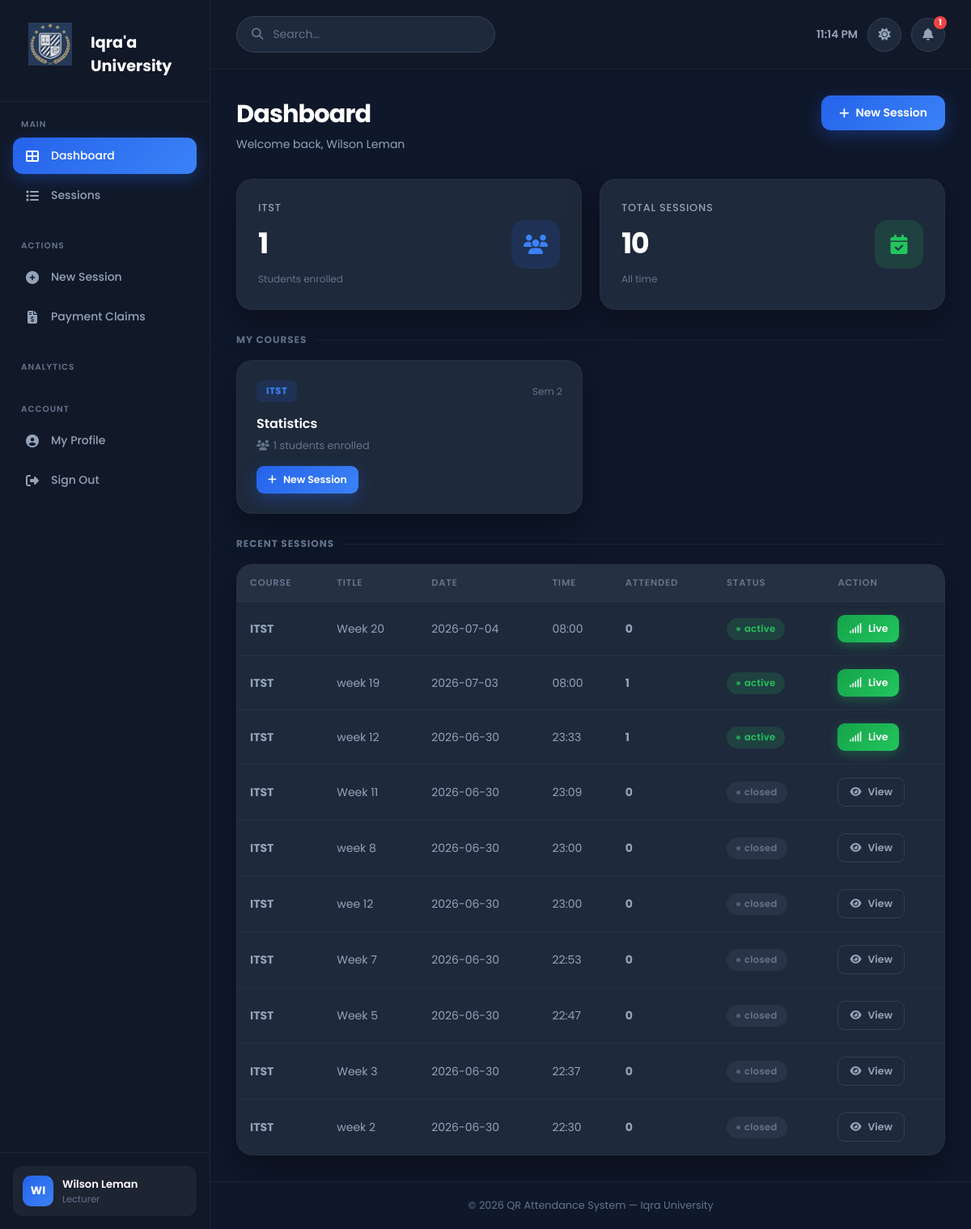
The page /lecturer/dashboard (signed in) on the database as committed earlier.
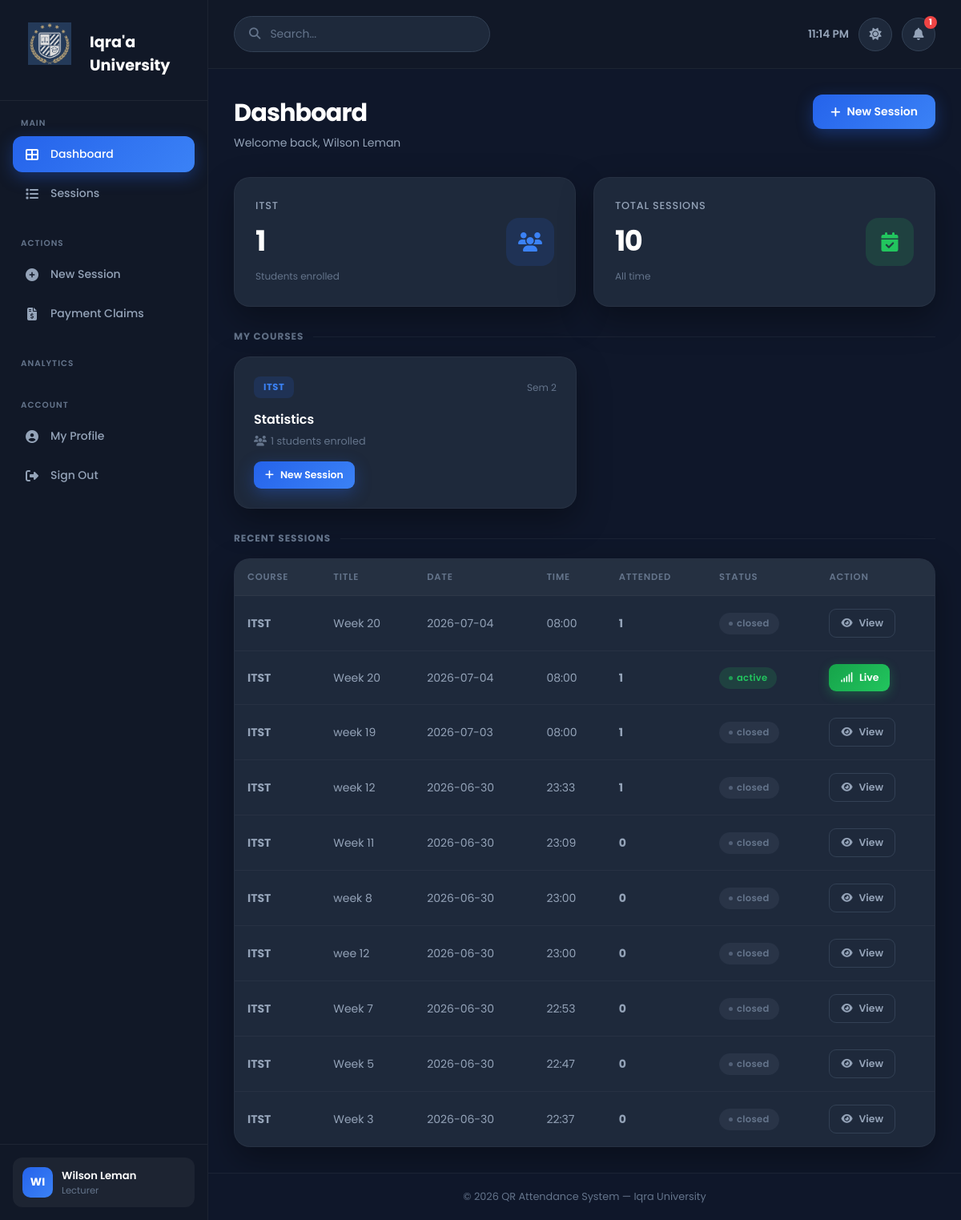
The same page on the database as committed later.
### tables this page shows
CREATE TABLE `courses` (
  `id` int(10) UNSIGNED NOT NULL,
  `department_id` int(10) UNSIGNED DEFAULT NULL,
  `lecturer_id` int(10) UNSIGNED DEFAULT NULL,
  `code` varchar(30) NOT NULL,
  `name` varchar(180) NOT NULL,
  `description` text DEFAULT NULL,
  `credit_hours` tinyint(3) UNSIGNED DEFAULT 3,
  `semester` tinyint(3) UNSIGNED DEFAULT NULL,
  `academic_year` varchar(10) DEFAULT NULL,
  `is_active` tinyint(1) NOT NULL DEFAULT 1,
  `created_at` timestamp NOT NULL DEFAULT current_timestamp()
);

CREATE TABLE `sessions` (
  `id` int(10) UNSIGNED NOT NULL,
  `course_id` int(10) UNSIGNED NOT NULL,
  `lecturer_id` int(10) UNSIGNED NOT NULL,
  `title` varchar(180) DEFAULT NULL,
  `session_date` date NOT NULL,
  `start_time` time NOT NULL,
  `end_time` time NOT NULL,
  `qr_token` varchar(64) NOT NULL,
  `qr_expires_at` timestamp NOT NULL DEFAULT '1999-12-31 22:00:00',
  `qr_image_path` varchar(255) DEFAULT NULL,
  `status` enum('pending','active','closed') NOT NULL DEFAULT 'pending',
  `created_at` timestamp NOT NULL DEFAULT current_timestamp()
);

### app/core/Controller.php (called while the page is built, shortened)
<?php
class Controller
{
    public function __construct()
    {
        $this->db = Database::getInstance();
    }
    protected function view(string $view, array $data = []): void
    {
        extract($data, EXTR_SKIP);
        $file = APP_PATH . "/views/{$view}.php";
        require APP_PATH . '/views/layouts/header.php';
        require $file;
        require APP_PATH . '/views/layouts/footer.php';
    }
}

### app/controllers/LecturerController.php (called while the page is built, shortened)
<?php
require_once APP_PATH . '/services/SessionService.php';
class LecturerController extends Controller
{
    private SessionService    $sessionService;
    private int               $lecturerId;
    public function __construct()
    {
        $this->sessionService    = new SessionService();
        $lecturer = $this->db->single(
            "SELECT id FROM lecturers WHERE user_id = ?",
            [Auth::id()]
        );
        $this->lecturerId = $lecturer['id'] ?? 0;
    }
    public function dashboard(): void
    {
        $sessions = $this->sessionService->getSessionsByLecturer($this->lecturerId, 10);
        $courses  = $this->db->all(
            "SELECT c.*, COUNT(e.id) AS enrolled_count
               FROM courses c
               LEFT JOIN enrollments e ON e.course_id = c.id
              WHERE c.lecturer_id = ? AND c.is_active = 1
              GROUP BY c.id",
            [$this->lecturerId]
        );
        $this->view('lecturer/dashboard', [
            'user'     => Auth::user(),
            'sessions' => $sessions,
            'courses'  => $courses,
            'flash'    => $this->getFlash(),
        ]);
    }
}

### public/index.php (called while the page is built, shortened)
<?php
require_once APP_PATH . '/core/Database.php';
require_once APP_PATH . '/core/Auth.php';
require_once APP_PATH . '/core/Controller.php';
require_once APP_PATH . '/core/Router.php';
$router = new Router();
$router->get( '/',         'AuthController@showLogin');
$router->get( '/login',    'AuthController@showLogin');
$router->post('/login',    'AuthController@login');
$router->get( '/register', 'AuthController@showRegister');
$router->post('/register', 'AuthController@register');
$router->get( '/logout',   'AuthController@logout');
$router->get( '/forgot-password', 'AuthController@showForgotPassword');
$router->post('/forgot-password', 'AuthController@forgotPassword');
$router->get( '/reset-password',  'AuthController@showResetPassword');
$router->post('/reset-password',  'AuthController@resetPassword');
$router->get( '/profile',        'ProfileController@edit',   ['auth']);
$router->post('/profile/update', 'ProfileController@update', ['auth']);
$router->get('/attend/:token', 'AttendanceController@scan');
$router->get( '/student/dashboard',              'StudentController@dashboard',        ['auth','role:student']);
$router->get( '/student/courses/:id',            'StudentController@courseDetail',     ['auth','role:student']);
$router->post('/student/confirm-attendance/:id', 'StudentController@confirmAttendance',['auth','role:student']);
$router->get( '/lecturer/dashboard',             'LecturerController@dashboard',          ['auth','role:lecturer']);
$router->get( '/lecturer/sessions',              'LecturerController@sessions',           ['auth','role:lecturer']);
$router->get( '/lecturer/sessions/create',       'LecturerController@createSessionForm',  ['auth','role:lecturer']);
$router->post('/lecturer/sessions/create',       'LecturerController@createSession',      ['auth','role:lecturer']);
$router->get( '/lecturer/sessions/:id/scan',     'LecturerController@scanView',           ['auth','role:lecturer']);
$router->post('/lecturer/sessions/:id/activate', 'LecturerController@activateSession',    ['auth','role:lecturer']);
$router->post('/lecturer/sessions/:id/close',    'LecturerController@closeSession',       ['auth','role:lecturer']);
$router->get( '/lecturer/sessions/:id/manual',   'LecturerController@manualAttendanceForm',['auth','role:lecturer']);
$router->post('/lecturer/sessions/:id/manual',   'LecturerController@manualAttendance',   ['auth','role:lecturer']);
$router->get( '/lecturer/claims',            'ClaimController@index',      ['auth','role:lecturer']);
$router->get( '/lecturer/claims/create',     'ClaimController@createForm', ['auth','role:lecturer']);
$router->post('/lecturer/claims/create',     'ClaimController@create',     ['auth','role:lecturer']);
$router->get( '/lecturer/claims/:id/print',  'ClaimController@printForm',  ['auth','role:lecturer']);
$router->post('/lecturer/claims/:id/submit', 'ClaimController@submit',     ['auth','role:lecturer']);
$router->get( '/lecturer/claims/:id',        'ClaimController@show',       ['auth','role:lecturer']);
$router->get( '/admin/dashboard',              'AdminController@dashboard',        ['auth','role:admin']);
$router->get( '/admin/users',                  'AdminController@users',            ['auth','role:admin']);
$router->get( '/admin/users/create',           'AdminController@createUserForm',   ['auth','role:admin']);
$router->post('/admin/users/create',           'AdminController@createUser',       ['auth','role:admin']);
$router->post('/admin/users/:id/toggle',       'AdminController@toggleUser',       ['auth','role:admin']);
$router->get( '/admin/courses',                'AdminController@courses',          ['auth','role:admin']);
$router->get( '/admin/courses/create',         'AdminController@createCourseForm', ['auth','role:admin']);
$router->post('/admin/courses/create',         'AdminController@createCourse',     ['auth','role:admin']);
$router->post('/admin/courses/:id/toggle',     'AdminController@toggleCourse',     ['auth','role:admin']);
$router->get( '/admin/courses/:id/enrollment', 'AdminController@enrollmentView',   ['auth','role:admin']);
$router->post('/admin/courses/:id/enroll',     'AdminController@enrollStudent',    ['auth','role:admin']);
$router->post('/admin/courses/:id/set-rep',    'AdminController@setClassRep',      ['auth','role:admin']);
$router->get( '/admin/departments',            'AdminController@departments',      ['auth','role:admin']);
$router->post('/admin/departments/create',     'AdminController@createDepartment', ['auth','role:admin']);
$router->get( '/admin/reports',                'AdminController@reports',          ['auth','role:admin']);
$router->get( '/admin/reports/export',         'AdminController@exportReport',     ['auth','role:admin']);
$router->get( '/admin/claims',             'ClaimController@adminIndex', ['auth','role:admin']);
$router->post('/admin/claims/:id/approve', 'ClaimController@approve',    ['auth','role:admin']);
$router->post('/admin/claims/:id/reject',  'ClaimController@reject',     ['auth','role:admin']);
$router->dispatch();

### app/config/database.php (called while the page is built)
<?php
return [
    'driver'   => 'mysql',
    'host'     => $_ENV['DB_HOST']     ?? 'localhost',
    'port'     => $_ENV['DB_PORT']     ?? '3306',
    'database' => $_ENV['DB_NAME']     ?? 'qr_attendance',
    'username' => $_ENV['DB_USER']     ?? 'root',
    'password' => $_ENV['DB_PASS']     ?? '',
    'charset'  => 'utf8mb4',
    'options'  => [
        PDO::ATTR_ERRMODE            => PDO::ERRMODE_EXCEPTION,
        PDO::ATTR_DEFAULT_FETCH_MODE => PDO::FETCH_ASSOC,
        PDO::ATTR_EMULATE_PREPARES   => false,
    ],
];

### app/core/Database.php (called while the page is built, shortened)
<?php
class Database
{
    private static ?Database $instance = null;
    private PDO $pdo;
    private function __construct()
    {
        $config = require APP_PATH . '/config/database.php';
        $dsn = sprintf(
            '%s:host=%s;port=%s;dbname=%s;charset=%s',
            $config['driver'],
            $config['host'],
            $config['port'],
            $config['database'],
            $config['charset']
        );
        try {
            $this->pdo = new PDO($dsn, $config['username'], $config['password'], $config['options']);
        } catch (PDOException $e) {
            error_log('DB connection failed: ' . $e->getMessage());
            throw new RuntimeException('Database connection failed. Check logs for details.');
        }
    }
    public static function getInstance(): self
    {
        if (self::$instance === null) {
            self::$instance = new self();
        }
        return self::$instance;
    }
    private function run(string $sql, array $params = []): PDOStatement
    {
        $stmt = $this->pdo->prepare($sql);
        $stmt->execute($params);
        return $stmt;
    }
    public function single(string $sql, array $params = []): ?array
    {
        $row = $this->run($sql, $params)->fetch();
        return $row !== false ? $row : null;
    }
    public function all(string $sql, array $params = []): array
    {
        return $this->run($sql, $params)->fetchAll();
    }
}

### app/core/Auth.php (called while the page is built, shortened)
<?php
class Auth
{
    public static function id(): ?int
    {
        return $_SESSION[self::SESSION_KEY]['id'] ?? null;
    }
}

### app/services/SessionService.php (called while the page is built, shortened)
<?php
class SessionService
{
    private Database $db;
public function __construct()
{
    $this->db              = Database::getInstance();
}
    public function getSessionsByLecturer(int $lecturerId, int $limit = 50): array
    {
        return $this->db->all(
            "SELECT s.*, c.name AS course_name, c.code AS course_code,
                    COUNT(a.id) AS attendance_count
               FROM sessions s
               JOIN courses c ON c.id = s.course_id
               LEFT JOIN attendance a ON a.session_id = s.id
              WHERE s.lecturer_id = ?
              GROUP BY s.id
              ORDER BY s.session_date DESC, s.start_time DESC
              LIMIT ?",
            [$lecturerId, $limit]
        );
    }
}

### app/views/lecturer/dashboard.php (the view, shortened to what the rows shown need)
<div class="page-title">
    <div>
        <h1>Dashboard</h1>
        <p>Welcome back, <?= htmlspecialchars($user['name']) ?></p>
    </div>
    <a href="<?= BASE_URL ?>/lecturer/sessions/create" class="btn btn-primary">
        <i class="fas fa-plus"></i> New Session
    </a>
</div>
<div class="stats">
    <?php foreach ($courses as $c): ?>
    <div class="stat-card">
        <div class="stat-info">
            <h3><?= htmlspecialchars($c['code']) ?></h3>
            <h1 data-counter="<?= (int)$c['enrolled_count'] ?>"><?= (int)$c['enrolled_count'] ?></h1>
            <small>Students enrolled</small>
        </div>
        <div class="stat-icon blue"><i class="fas fa-users"></i></div>
    </div>
    <?php endforeach; ?>
    <div class="stat-card">
        <div class="stat-info">
            <h3>Total Sessions</h3>
            <h1 data-counter="<?= count($sessions) ?>"><?= count($sessions) ?></h1>
            <small>All time</small>
        </div>
        <div class="stat-icon green"><i class="fas fa-calendar-check"></i></div>
    </div>
</div>
<div class="section">
    <div class="section-title">My Courses</div>
    <?php if (empty($courses)): ?>
    <div class="empty-state">
        <div class="empty-icon">📚</div>
        <p>No courses assigned yet.</p>
        <p style="font-size:.8rem;color:var(--text-muted)">Contact the administrator to get courses assigned.</p>
    </div>
    <?php else: ?>
    <div class="course-grid">
        <?php foreach ($courses as $c): ?>
        <div class="course-card">
            <div class="course-card-header">
                <span class="course-code-badge"><?= htmlspecialchars($c['code']) ?></span>
                <span style="font-size:.75rem;color:var(--text-muted)">Sem <?= $c['semester'] ?? '–' ?></span>
            </div>
            <div class="course-name"><?= htmlspecialchars($c['name']) ?></div>
            <div class="course-lecturer"><i class="fas fa-users" style="margin-right:5px"></i><?= (int)$c['enrolled_count'] ?> students enrolled</div>
            <a href="<?= BASE_URL ?>/lecturer/sessions/create" class="btn btn-primary btn-sm">
                <i class="fas fa-plus"></i> New Session
            </a>
        </div>
        <?php endforeach; ?>
    </div>
    <?php endif; ?>
</div>
<div class="section">
    <div class="section-title">Recent Sessions</div>
    <?php if (empty($sessions)): ?>
    <div class="empty-state">
        <div class="empty-icon">📋</div>
        <p>No sessions created yet.</p>
        <a href="<?= BASE_URL ?>/lecturer/sessions/create" class="btn btn-primary">
            <i class="fas fa-plus"></i> Create First Session
        </a>
    </div>
    <?php else: ?>
    <div class="panel">
        <div class="table-wrap">
            <table class="table">
                <thead>
                    <tr>
                        <th>Course</th><th>Title</th><th>Date</th>
                        <th>Time</th><th>Attended</th><th>Status</th><th>Action</th>
                    </tr>
                </thead>
                <tbody>
                <?php foreach ($sessions as $s): ?>
                    <tr>
                        <td><strong><?= htmlspecialchars($s['course_code']) ?></strong></td>
                        <td><?= htmlspecialchars($s['title'] ?? 'Class Session') ?></td>
                        <td><?= htmlspecialchars($s['session_date']) ?></td>
                        <td><?= htmlspecialchars(substr($s['start_time'],0,5)) ?></td>
                        <td><strong><?= (int)$s['attendance_count'] ?></strong></td>
                        <td><span class="badge badge-<?= $s['status'] ?>"><?= $s['status'] ?></span></td>
                        <td>
                            <a href="<?= BASE_URL ?>/lecturer/sessions/<?= $s['id'] ?>/scan"
                               class="btn btn-sm <?= $s['status'] === 'active' ? 'btn-success' : 'btn-secondary' ?>">
                                <?= $s['status'] === 'active' ? '<i class="fas fa-signal"></i> Live' : '<i class="fas fa-eye"></i> View' ?>
                            </a>
                        </td>
                    </tr>
                <?php endforeach; ?>
                </tbody>
            </table>
        </div>
    </div>
    <?php endif; ?>
</div>

### app/core/Router.php (shortened to what the rows shown need)
<?php
class Router
{
    private array $routes = [];
    private function addRoute(string $method, string $path, string $handler, array $middleware): void
    {
        $this->routes[] = compact('method', 'path', 'pattern', 'handler', 'middleware');
    }
    public function dispatch(): void
{
    $method     = $_SERVER['REQUEST_METHOD'];
    $requestUri = strtok($_SERVER['REQUEST_URI'], '?');
    $scriptDir  = str_replace('\\', '/', dirname($_SERVER['SCRIPT_NAME']));
    $basePath   = rtrim($scriptDir, '/');
    $uri        = '/' . ltrim(substr($requestUri, strlen($basePath)), '/');
    $uri = preg_replace('#^/index\.php(/|$)#', '/', $uri);
    foreach ($this->routes as $route) {
            if ($route['method'] !== $method) {
                continue;
            }
            if (!preg_match($route['pattern'], $uri, $matches)) {
                continue;
            }
            $params = array_filter($matches, 'is_string', ARRAY_FILTER_USE_KEY);
            [$class, $action] = explode('@', $route['handler']);
            $controller = new $class();
            $controller->$action($params);
            return;
        }
    }
}

Rows that differ between the two databases and show on the page:
no longer on this page (row unchanged): sessions: course.code "ITST", title "week 2", session_date "2026-06-30", start_time "22:30", attendance_count "0", status "closed", shows "View"
changed sessions (number 1 of 10 on the later page): attendance_count "0" → "1"; status "active" → "closed"
added sessions: course.code "ITST", title "Week 20", session_date "2026-07-04", start_time "08:00", attendance_count "1", status "active", shows "Live"
changed sessions "week 19": status "active" → "closed"
changed sessions "week 12": status "active" → "closed"
Other text that changed with them:
list line gone: "Live"
new list line: "View"
